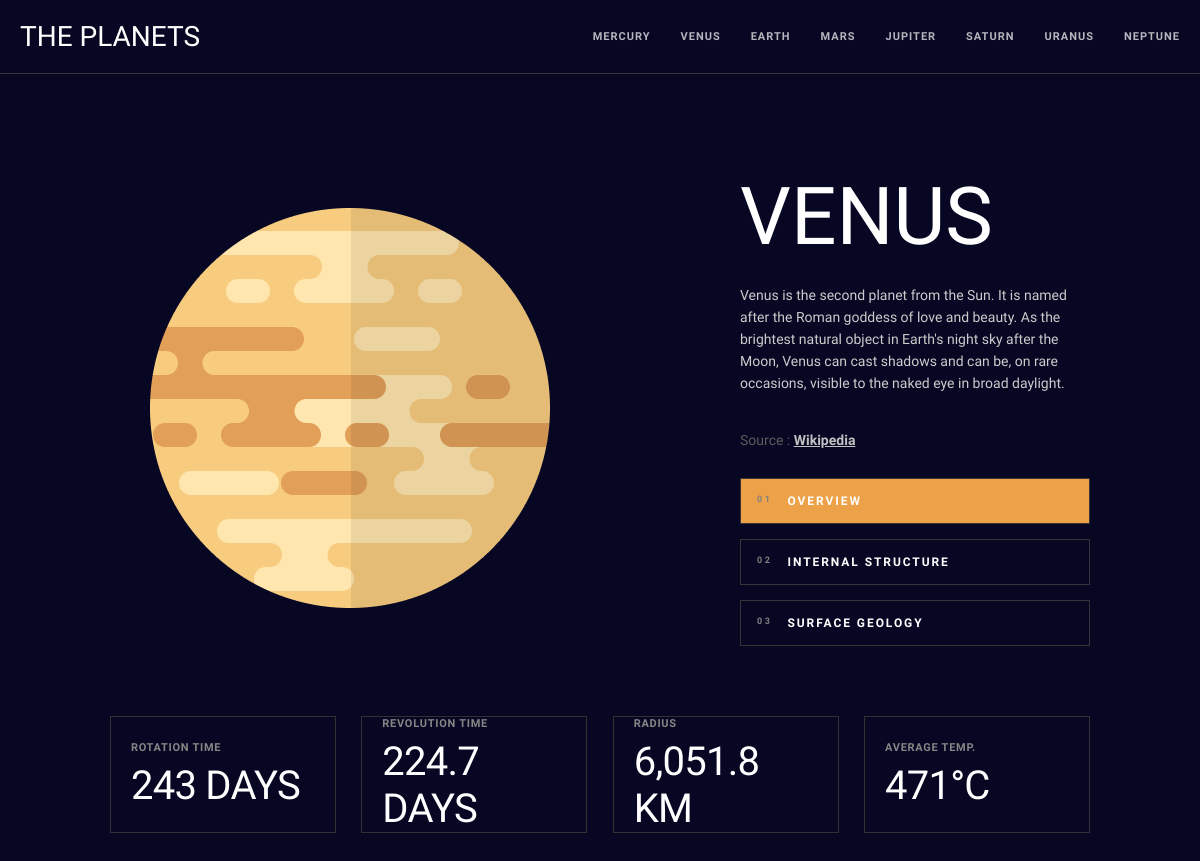
/VENUS/, run on the app's committed database.
### base/models.py (models this page shows)
class PlanetInfo(models.Model):
    titlename = models.CharField(max_length=64)
    content1 = models.TextField(max_length=1024)
    content2 = models.TextField(max_length=1024)
    content3 = models.TextField(max_length=1024)
    source = models.TextField(max_length=500)
    planetimage1 = models.FileField(upload_to='planet_images/')
    planetimage2 = models.FileField(upload_to='planet_images/')
    planetimage3 = models.FileField(upload_to='planet_images/')
    button1content = models.TextField(max_length=32)
    button2content = models.TextField(max_length=32)
    button3content = models.TextField(max_length=32)
    button4content = models.TextField(max_length=32, default="Default button 4 text")
    animationcolor = models.CharField(max_length=64)

### base/views.py (the view)
# urls.py: 2. Add a URL to urlpatterns:  path('', views.home, name='home')
def home(request, pk=None):
    if pk is None:
        return redirect('planet-filtered', pk='MERCURY')
    planet = get_object_or_404(PlanetInfo, titlename=pk)
    planets = PlanetInfo.objects.all()
    context = {
        'filtered_planet': planet,
        'planets': planets,
    }
    return render(request, 'home.html', context)

### base/templates/home.html (shortened to what this page needs)
{% extends 'main.html' %}
{% block content %}
    <div class="main-content-container">
    <div class="main-selector">
        <div class="main-img-selector">
            <div class="image-absolute">
            <img id="planet-images" class="invisible animation1" src="{{ filtered_planet.planetimage1.url }}">
        </div>
        </div>
        <div class="main-content-selector animation2">
            <div class="content-selector">
                <p class="content-title">{{ filtered_planet.titlename }}</p>
                <p class="content-text tx1">{{ filtered_planet.content1 }}
                    </p>
                <p class="content-source">Source : <a href="{{ filtered_planet.source }}" target="_blank" class="source-link">Wikipedia</a></p>
            </div>
            <div class="delete-it">
            <div class="buttons-div">
                <button class="buttons-div-button anotherbutton2" data-color="{{ filtered_planet.animationcolor }}"><span class="button-number">01</span> OVERVIEW</button>
                <button class="buttons-div-button anotherbutton2" data-color="{{ filtered_planet.animationcolor }}"><span class="button-number">02</span> INTERNAL STRUCTURE</button>
                <button class="buttons-div-button anotherbutton2" data-color="{{ filtered_planet.animationcolor }}"><span class="button-number">03</span> SURFACE GEOLOGY</button>
            </div>
        </div>
        </div>
    </div>
</div>
<div class="main-buttons-container">
    <div class="record-container">
        <div class="record-selector">
            <p class="record-left">ROTATION TIME</p>
            <p class="record-right">{{ filtered_planet.button1content }}</p>
        </div>
        <div class="record-selector">
            <p class="record-left">REVOLUTION TIME</p>
            <p class="record-right">{{ filtered_planet.button2content }}</p>
        </div>
        <div class="record-selector">
            <p class="record-left">RADIUS</p>
            <p class="record-right">{{ filtered_planet.button3content }}</p>
        </div>
        <div class="record-selector">
            <p class="record-left">AVERAGE TEMP.</p>
            <p class="record-right">{{ filtered_planet.button4content }}</p>
        </div>
    </div>
</div>
{% endblock %}

### base/templates/navbar.html (shortened to what this page needs)
        {% load static %}
        <div class="main-header">
            <p class="header-title">THE PLANETS</p>
            <div class="planet-links-container">
                {% for planet in planets %}
                <a href="{% url 'planet-filtered' planet.titlename %}" class="planet-links" data-color="{{ planet.animationcolor }}">{{planet.titlename}}</a>
                {% endfor %}
            </div>
        </div>

### data on the page
PlanetInfo: titlename "MERCURY"
PlanetInfo: titlename "VENUS", planetimage1 (picture), content1 "Venus is the second planet from the Sun. It is named after the Roman goddess of love and beauty. As the brightest natural object in Earth's night sky after the Moon, Venus can cast shadows and can be, on rare occasions, visible to the naked eye in broad daylight.", button1content "243 DAYS", button2content "224.7 DAYS", button3content "6,051.8 KM", button4content "471°C"
PlanetInfo: titlename "EARTH"
PlanetInfo: titlename "MARS"
PlanetInfo: titlename "JUPITER"
PlanetInfo: titlename "SATURN"
PlanetInfo: titlename "URANUS"
PlanetInfo: titlename "NEPTUNE"
